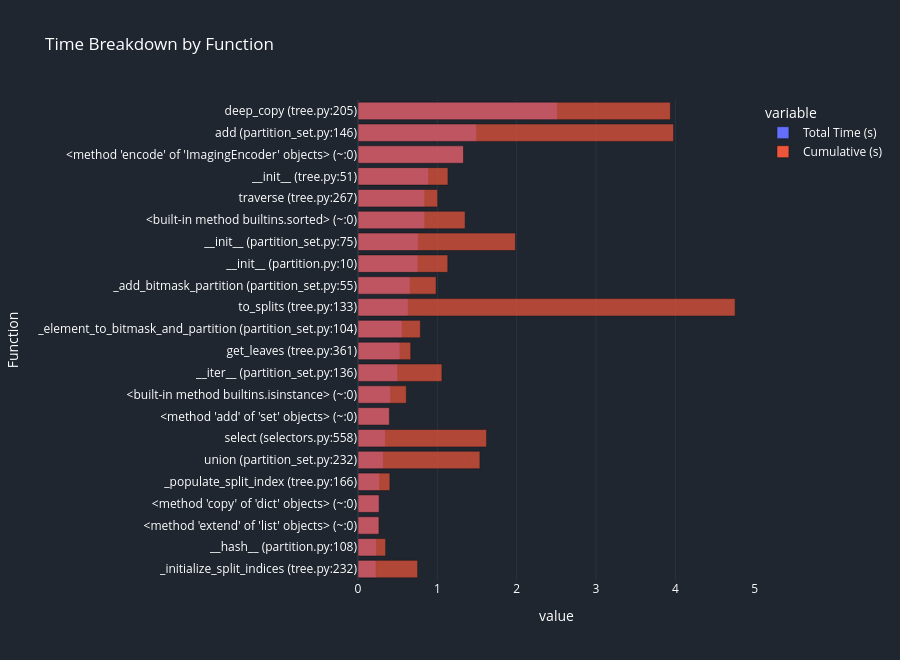
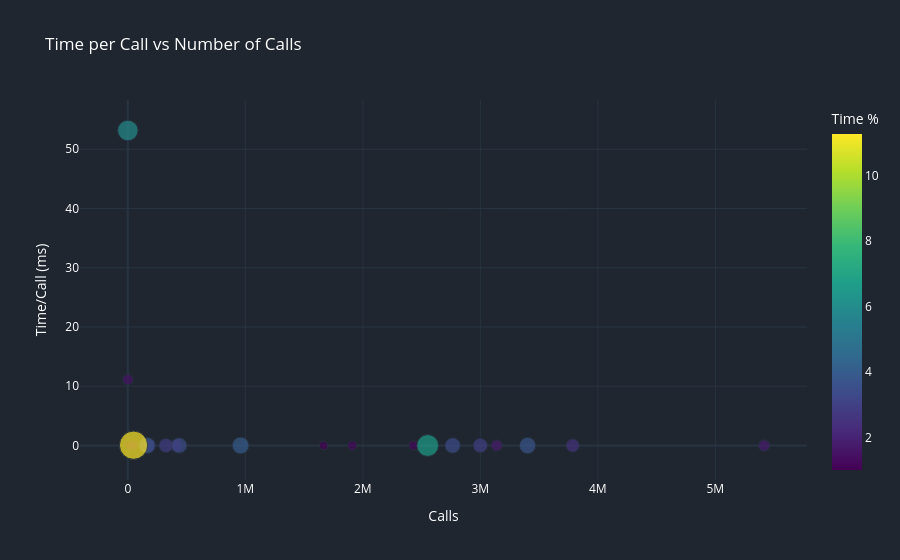
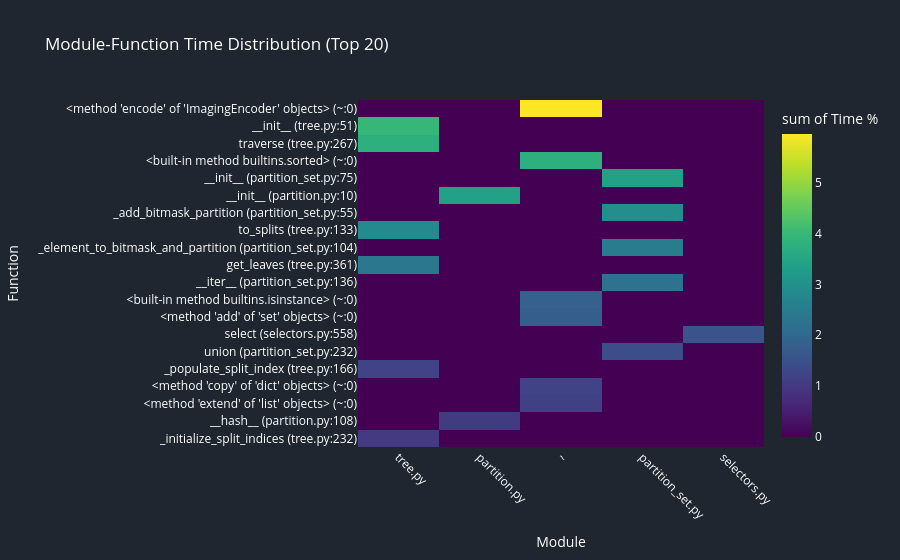

Notebook code cell kept with these figures, in order:
### Code cell
%load_ext autoreload
%autoreload 2

profile_and_visualize("/Users/berksakalli/Projects/BranchArchitect/notebooks/data/alltrees_treees_cutted/alltrees.trees_cutted.newick")  # Changed from 200_10 to 200_20)

### Figure 1 — Plotly figure (JSON) as saved in the notebook; plotly's stock layout.template omitted (floating-point values rounded to 4 significant figures)
{"data": [{"alignmentgroup": "True", "hovertemplate": "variable=Total Time (s)<br>value=%{x}<br>Function=%{y}<extra></extra>", "legendgroup": "Total Time (s)", "marker": {"color": "#636efa", "opacity": 0.7, "pattern": {"shape": ""}}, "name": "Total Time (s)", "offsetgroup": "Total Time (s)", "orientation": "h", "showlegend": true, "textposition": "auto", "type": "bar", "x": [0.2272, 0.2327, 0.2601, 0.2663, 0.2721, 0.3191, 0.3447, 0.3954, 0.4112, 0.5001, 0.5279, 0.5559, 0.6321, 0.6567, 0.7555, 0.7583, 0.8407, 0.8411, 0.8891, 1.329, 1.495, 2.513], "xaxis": "x", "y": ["_initialize_split_indices (tree.py:232)", "__hash__ (partition.py:108)", "<method 'extend' of 'list' objects> (~:0)", "<method 'copy' of 'dict' objects> (~:0)", "_populate_split_index (tree.py:166)", "union (partition_set.py:232)", "select (selectors.py:558)", "<method 'add' of 'set' objects> (~:0)", "<built-in method builtins.isinstance> (~:0)", "__iter__ (partition_set.py:136)", "get_leaves (tree.py:361)", "_element_to_bitmask_and_partition (partition_set.py:104)", "to_splits (tree.py:133)", "_add_bitmask_partition (partition_set.py:55)", "__init__ (partition.py:10)", "__init__ (partition_set.py:75)", "<built-in method builtins.sorted> (~:0)", "traverse (tree.py:267)", "__init__ (tree.py:51)", "<method 'encode' of 'ImagingEncoder' objects> (~:0)", "add (partition_set.py:146)", "deep_copy (tree.py:205)"], "yaxis": "y"}, {"alignmentgroup": "True", "hovertemplate": "variable=Cumulative (s)<br>value=%{x}<br>Function=%{y}<extra></extra>", "legendgroup": "Cumulative (s)", "marker": {"color": "#EF553B", "opacity": 0.7, "pattern": {"shape": ""}}, "name": "Cumulative (s)", "offsetgroup": "Cumulative (s)", "orientation": "h", "showlegend": true, "textposition": "auto", "type": "bar", "x": [0.7518, 0.3483, 0.2652, 0.2663, 0.402, 1.537, 1.62, 0.3954, 0.6089, 1.058, 0.6647, 0.786, 4.753, 0.9844, 1.132, 1.984, 1.35, 1.004, 1.134, 1.329, 3.978, 3.937], "xaxis": "x", "y": ["_initialize_split_indices (tree.py:232)", "__hash__ (partition.py:108)", "<method 'extend' of 'list' objects> (~:0)", "<method 'copy' of 'dict' objects> (~:0)", "_populate_split_index (tree.py:166)", "union (partition_set.py:232)", "select (selectors.py:558)", "<method 'add' of 'set' objects> (~:0)", "<built-in method builtins.isinstance> (~:0)", "__iter__ (partition_set.py:136)", "get_leaves (tree.py:361)", "_element_to_bitmask_and_partition (partition_set.py:104)", "to_splits (tree.py:133)", "_add_bitmask_partition (partition_set.py:55)", "__init__ (partition.py:10)", "__init__ (partition_set.py:75)", "<built-in method builtins.sorted> (~:0)", "traverse (tree.py:267)", "__init__ (tree.py:51)", "<method 'encode' of 'ImagingEncoder' objects> (~:0)", "add (partition_set.py:146)", "deep_copy (tree.py:205)"], "yaxis": "y"}], "layout": {"barmode": "overlay", "font": {"color": "#ffffff"}, "height": 660, "legend": {"title": {"text": "variable"}, "tracegroupgap": 0}, "paper_bgcolor": "#1f2630", "plot_bgcolor": "#1f2630", "title": {"text": "Time Breakdown by Function"}, "xaxis": {"anchor": "y", "domain": [0, 1], "title": {"text": "value"}}, "yaxis": {"anchor": "x", "domain": [0, 1], "title": {"text": "Function"}}}}

### Figure 2 — Plotly figure (JSON) as saved in the notebook; plotly's stock layout.template omitted (floating-point values rounded to 4 significant figures)
{"data": [{"customdata": [["_initialize_split_indices (tree.py:232)"], ["__hash__ (partition.py:108)"], ["<method 'extend' of 'list' objects> (~:0)"], ["<method 'copy' of 'dict' objects> (~:0)"], ["_populate_split_index (tree.py:166)"], ["union (partition_set.py:232)"], ["select (selectors.py:558)"], ["<method 'add' of 'set' objects> (~:0)"], ["<built-in method builtins.isinstance> (~:0)"], ["__iter__ (partition_set.py:136)"], ["get_leaves (tree.py:361)"], ["_element_to_bitmask_and_partition (partition_set.py:104)"], ["to_splits (tree.py:133)"], ["_add_bitmask_partition (partition_set.py:55)"], ["__init__ (partition.py:10)"], ["__init__ (partition_set.py:75)"], ["<built-in method builtins.sorted> (~:0)"], ["traverse (tree.py:267)"], ["__init__ (tree.py:51)"], ["<method 'encode' of 'ImagingEncoder' objects> (~:0)"], ["add (partition_set.py:146)"], ["deep_copy (tree.py:205)"]], "hovertemplate": "Calls=%{x}<br>Time/Call (ms)=%{y}<br>Total Time (s)=%{marker.size}<br>Function=%{customdata[0]}<br>Time %=%{marker.color}<extra></extra>", "legendgroup": "", "marker": {"color": [1.018, 1.043, 1.166, 1.194, 1.219, 1.43, 1.545, 1.772, 1.843, 2.241, 2.366, 2.491, 2.833, 2.943, 3.386, 3.398, 3.768, 3.769, 3.985, 5.957, 6.698, 11.26], "coloraxis": "coloraxis", "size": [0.2272, 0.2327, 0.2601, 0.2663, 0.2721, 0.3191, 0.3447, 0.3954, 0.4112, 0.5001, 0.5279, 0.5559, 0.6321, 0.6567, 0.7555, 0.7583, 0.8407, 0.8411, 0.8891, 1.329, 1.495, 2.513], "sizemode": "area", "sizeref": 0.006282, "symbol": "circle"}, "mode": "markers", "name": "", "orientation": "v", "showlegend": false, "type": "scatter", "x": [6647, 1666276, 2430436, 1910061, 131207, 44393, 31, 3139127, 5416282, 407915, 186206, 3786256, 323778, 2999649, 2763934, 437312, 3402058, 162422, 959724, 25, 2551910, 48432], "xaxis": "x", "y": [0.03418, 0.0001397, 0.000107, 0.0001394, 0.002074, 0.007188, 11.12, 0.000126, 7.591e-05, 0.001226, 0.002835, 0.0001468, 0.001952, 0.0002189, 0.0002733, 0.001734, 0.0002471, 0.005178, 0.0009264, 53.17, 0.0005857, 0.05189], "yaxis": "y"}], "layout": {"coloraxis": {"colorbar": {"title": {"text": "Time %"}}, "colorscale": [[0, "#440154"], [0.1111, "#482878"], [0.2222, "#3e4989"], [0.3333, "#31688e"], [0.4444, "#26828e"], [0.5556, "#1f9e89"], [0.6667, "#35b779"], [0.7778, "#6ece58"], [0.8889, "#b5de2b"], [1, "#fde725"]]}, "font": {"color": "#ffffff"}, "legend": {"itemsizing": "constant", "tracegroupgap": 0}, "paper_bgcolor": "#1f2630", "plot_bgcolor": "#1f2630", "title": {"text": "Time per Call vs Number of Calls"}, "xaxis": {"anchor": "y", "domain": [0, 1], "title": {"text": "Calls"}}, "yaxis": {"anchor": "x", "domain": [0, 1], "title": {"text": "Time/Call (ms)"}}}}

### Figure 3 — Plotly figure (JSON) as saved in the notebook; plotly's stock layout.template omitted (floating-point values rounded to 4 significant figures)
{"data": [{"coloraxis": "coloraxis", "histfunc": "sum", "hovertemplate": "Module=%{x}<br>Function=%{y}<br>sum of Time %=%{z}<extra></extra>", "name": "", "type": "histogram2d", "x": ["tree.py", "partition.py", "~", "~", "tree.py", "partition_set.py", "selectors.py", "~", "~", "partition_set.py", "tree.py", "partition_set.py", "tree.py", "partition_set.py", "partition.py", "partition_set.py", "~", "tree.py", "tree.py", "~"], "xaxis": "x", "xbingroup": "x", "y": ["_initialize_split_indices (tree.py:232)", "__hash__ (partition.py:108)", "<method 'extend' of 'list' objects> (~:0)", "<method 'copy' of 'dict' objects> (~:0)", "_populate_split_index (tree.py:166)", "union (partition_set.py:232)", "select (selectors.py:558)", "<method 'add' of 'set' objects> (~:0)", "<built-in method builtins.isinstance> (~:0)", "__iter__ (partition_set.py:136)", "get_leaves (tree.py:361)", "_element_to_bitmask_and_partition (partition_set.py:104)", "to_splits (tree.py:133)", "_add_bitmask_partition (partition_set.py:55)", "__init__ (partition.py:10)", "__init__ (partition_set.py:75)", "<built-in method builtins.sorted> (~:0)", "traverse (tree.py:267)", "__init__ (tree.py:51)", "<method 'encode' of 'ImagingEncoder' objects> (~:0)"], "yaxis": "y", "ybingroup": "y", "z": [1.018, 1.043, 1.166, 1.194, 1.219, 1.43, 1.545, 1.772, 1.843, 2.241, 2.366, 2.491, 2.833, 2.943, 3.386, 3.398, 3.768, 3.769, 3.985, 5.957]}], "layout": {"coloraxis": {"colorbar": {"title": {"text": "sum of Time %"}}, "colorscale": [[0, "#440154"], [0.1111, "#482878"], [0.2222, "#3e4989"], [0.3333, "#31688e"], [0.4444, "#26828e"], [0.5556, "#1f9e89"], [0.6667, "#35b779"], [0.7778, "#6ece58"], [0.8889, "#b5de2b"], [1, "#fde725"]]}, "font": {"color": "#ffffff"}, "legend": {"tracegroupgap": 0}, "paper_bgcolor": "#1f2630", "plot_bgcolor": "#1f2630", "title": {"text": "Module-Function Time Distribution (Top 20)"}, "xaxis": {"anchor": "y", "domain": [0, 1], "tickangle": 45, "title": {"text": "Module"}}, "yaxis": {"anchor": "x", "domain": [0, 1], "title": {"text": "Function"}}}}
